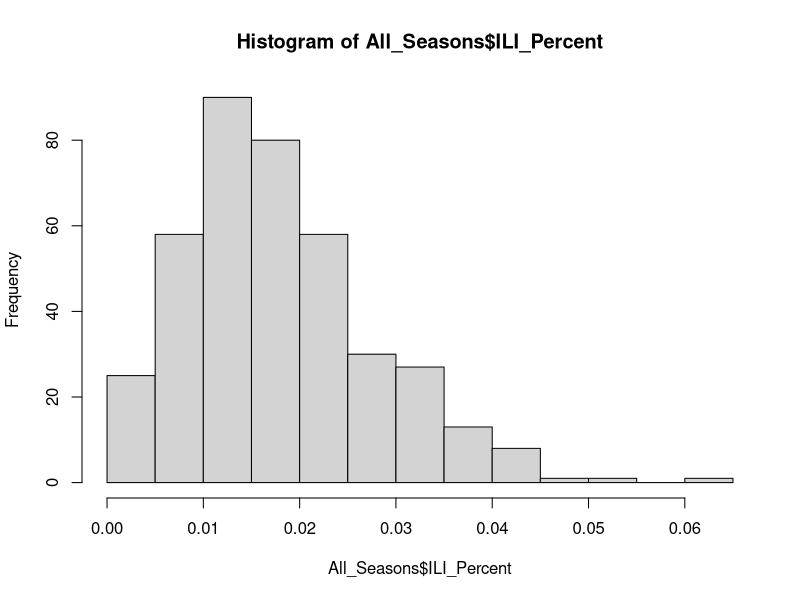
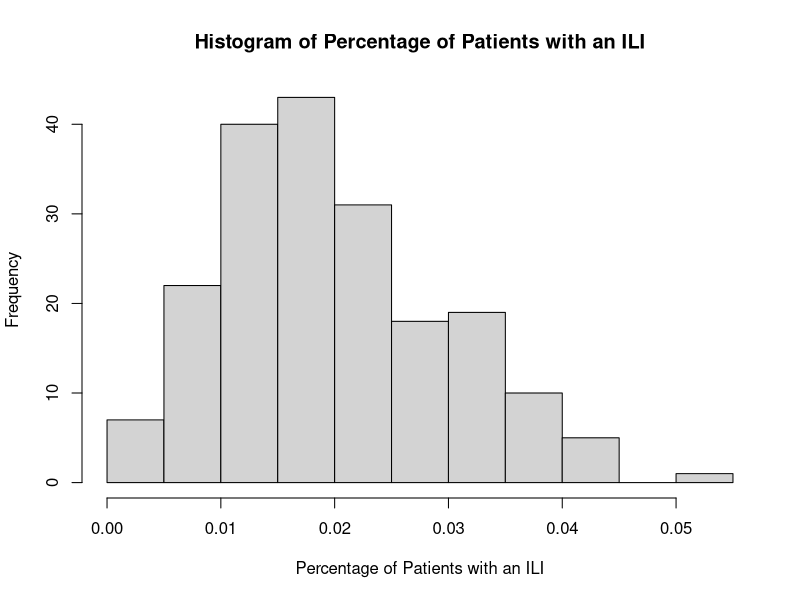
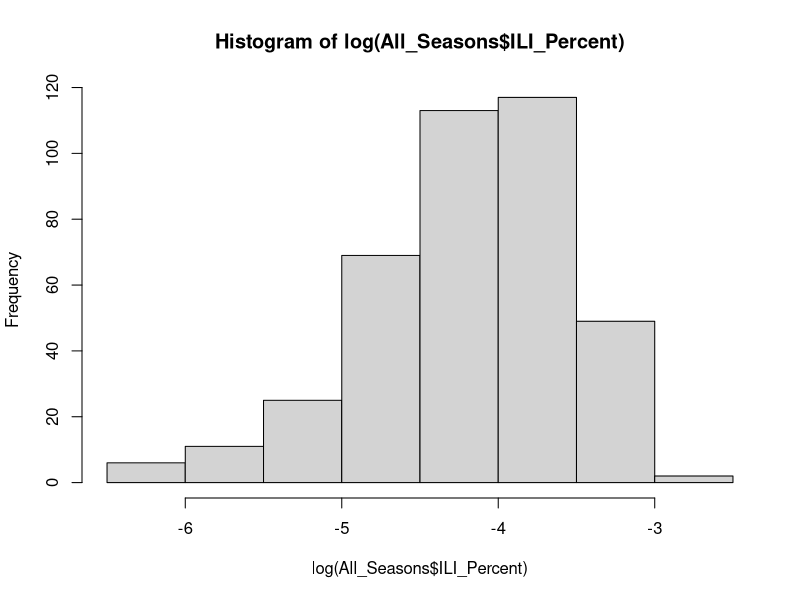
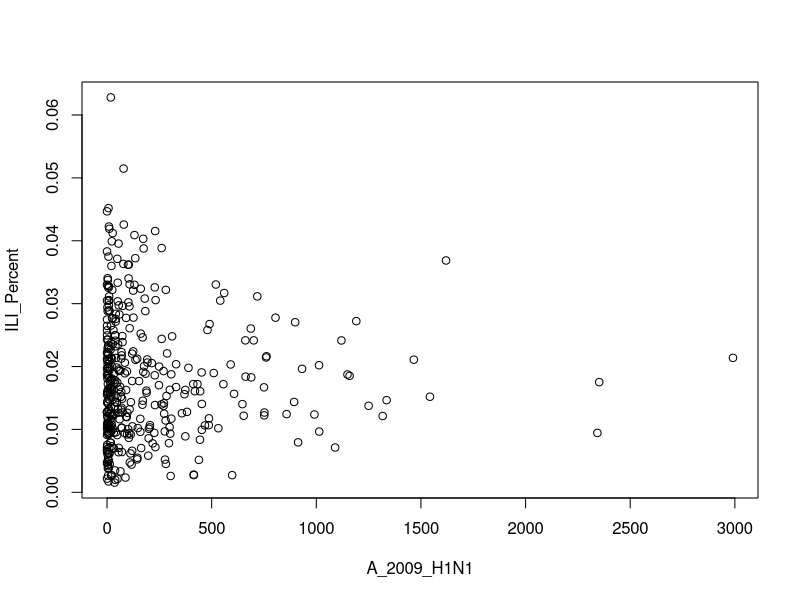
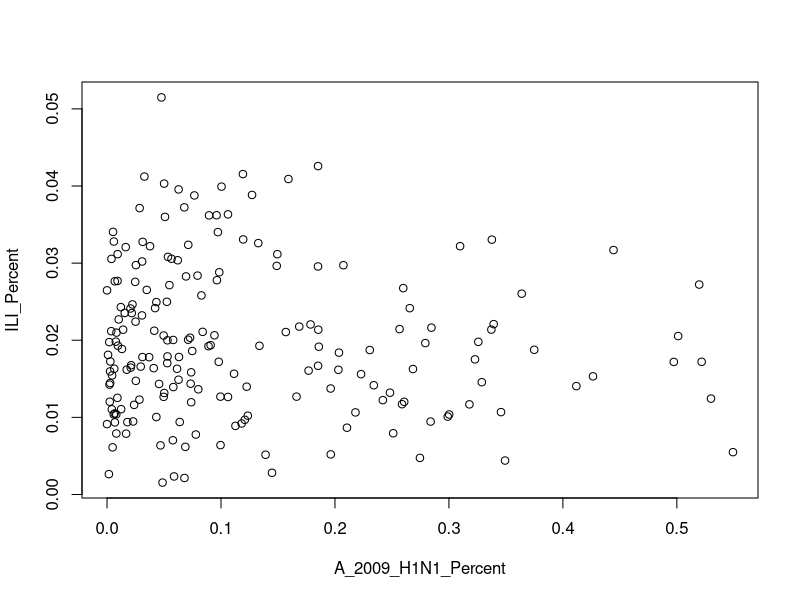
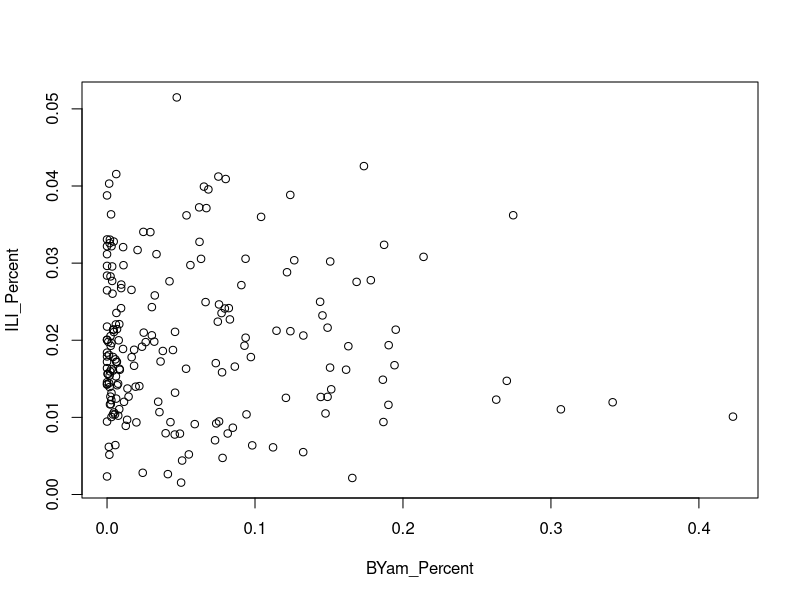
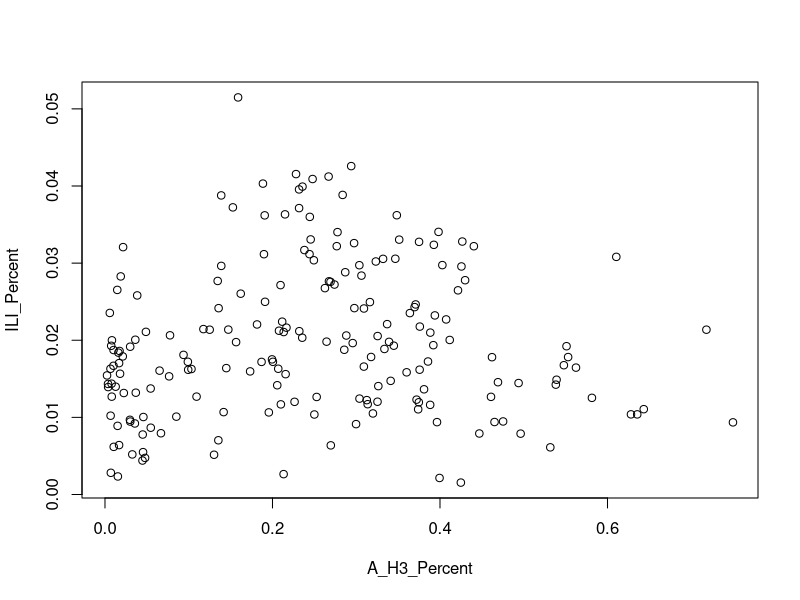
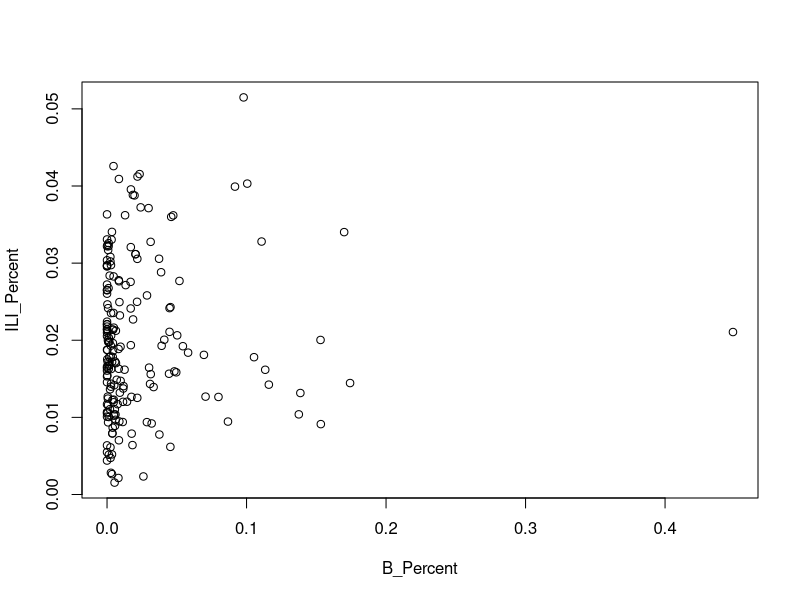

The R source for these figures, in order: (Note: this script raises an error after producing the figures.)
## ---- chunk 1
library('plyr')
library('car')
library('kableExtra')
library('glmnet')
library('xtable')
library('caret')
library('e1071')
library('pROC')
library('arm')
library('lme4')



## ---- chunk 2
#import the data
All_Seasons <- read.csv('Final_Frame_Stat.csv')
Before_2015 <- read.csv('Up_To_2016_Frame.csv')
After_2015 <- read.csv('After_2016_Frame.csv')
print(All_Seasons)
print(After_2015)
After_2015$State <- After_2015$REGION

## ---- chunk 3
hist(All_Seasons$ILI_Percent)
hist(After_2015$ILI_Percent, main = 'Histogram of Percentage of Patients with an ILI', xlab = 'Percentage of Patients with an ILI')
?hist
hist(log(All_Seasons$ILI_Percent))
plot(ILI_Percent~A_2009_H1N1, data = All_Seasons)
plot(ILI_Percent~A_2009_H1N1_Percent, data = After_2015)
plot(ILI_Percent~BYam_Percent, data = After_2015)
plot(ILI_Percent~A_H3_Percent, data = After_2015)
plot(ILI_Percent~B_Percent, data = After_2015)
plot(ILI_Percent~H3N2v_Percent, data = After_2015)
plot(ILI_Percent~BVic_Percent, data = After_2015)

## ---- chunk 4
#make a new dataframe without the NA's
Dropped_All_Seasons <- All_Seasons
Dropped_All_Seasons <- subset(All_Seasons, select =  c(REGION,ILI_Percent, A_2009_H1N1, B, H3N2v))
Dropped_All_Seasons <- drop_na(Dropped_All_Seasons)
print(Dropped_All_Seasons)

fullmodel_all <- lmer(ILI_Percent~ A_2009_H1N1 + B + H3N2v + (1 | REGION), data = All_Seasons)
summary(fullmodel_all)

car::vif(fullmodel_all)
plot
fullmodel_all_Percents <- lmer(ILI_Percent~ A_2009_H1N1_Percent + B_Percent + H3N2v_Percent + (1 | REGION), data = All_Seasons)
summary(fullmodel_all_Percents)

## ---- chunk 5

fullmodel_before <- lmer(ILI_Percent~ A_2009_H1N1 + B + H3N2v + A_H1 + (1 | REGION), data = Before_2015)
summary(fullmodel_before)

fullmodel_before_Percent <- lmer(ILI_Percent~ A_2009_H1N1 + B + H3N2v + A_H1 + (1| REGION), data = Before_2015)
summary(fullmodel_before_Percent)
## ---- chunk 6
fullmodel_after <- lmer(ILI_Percent~ A_2009_H1N1 + B + BYam + A_H3 + BVic + H3N2v + (1 | REGION), data = After_2015)
summary(fullmodel_after)

fullmodel_after_Percents <- lmer(ILI_Percent~ A_2009_H1N1_Percent + B_Percent + BYam_Percent + A_H3_Percent + BVic_Percent + H3N2v_Percent + (1 | State), data = After_2015)
summary(fullmodel_after_Percents)

ranef(fullmodel_after_Percents)

simple_model <- lmer(ILI_Percent~ A_2009_H1N1_Percent + (1 | REGION), data = After_2015)

forward_model <- step(object = fullmodel_after_Percents, direction = 'stepwise', trace = 0, scope = simple_model)
print(forward_model)
saved_model_reconstruct <- lmer(ILI_Percent~BYam_Percent + A_H3_Percent + A_2009_H1N1_Percent + B_Percent + (1 | REGION), data = After_2015)
car::vif(saved_model_reconstruct)
AIC(saved_model_reconstruct)

full_model_predict <- predict(fullmodel_after_Percents)

plot(full_model_predict)

car::vif(fullmodel_after_Percents)
AIC(fullmodel_after_Percents)
BIC(fullmodel_after_Percents)
plot(fullmodel_after_Percents)
backlm_after_Percents <- step(fullmodel_after_Percents, direction = 'backward', trace = 0)
backlm_after_Percents
resid_after_2015 <- resid(fullmodel_after_Percents)
plot(resid_after_2015)

plot(ranef(fullmodel_after_Percents))

randoms<-ranef(fullmodel_after_Percents, condVar = TRUE)
qq <- attr(ranef(fullmodel_after_Percents, condVar = TRUE)[[1]], "postVar")

rand.interc<-randoms$Batch
df<-data.frame(Intercepts=randoms$Batch[,1],sd.interc=2*sqrt(qq[,,1:length(qq)]),lev.names=rownames(rand.interc))

qqmath.ranef.mer()
dotplot.ranef.mer()
dotplot(ranef(fullmodel_after_Percents),col.lab = 'red', cex.lab = 0.1)
?dotplot
qqnorm(fullmodel_after_Percents)
xtable(fullmodel_after_Percents)
summary(fullmodel_after_Percents)
confint(fullmodel_after_Percents)
qqnorm(residuals(fullmodel_after_Percents));qqline(residuals(fullmodel_after_Percents))

resid_after_2015 <- resid(fullmodel_after_Percents)
plot(resid_after_2015)
## ---- chunk 7

log_model <- glmer(cbind(ILITOTAL, TOTAL.PATIENTS)~A_2009_H1N1_Percent + B_Percent + BYam_Percent + A_H3_Percent + BVic_Percent + H3N2v_Percent + (1 | REGION), data = After_2015, family = binomial)

summary(log_model)

conffull <-confusionMatrix(as.factor(ifelse(fitted(log_model)>=0.5, '0', '1')), factor(cbind(After_2015$ILITOTAL, After_2015$TOTAL.PATIENTS)), positive = '1')
conffull$overall['Accuracy']

invisible(roc(smokedata$gestation,fitted(fullmodel),plot=T,print.thres=c(0.3,0.5,0.7),legacy.axes=T, print.auc =T,col="red3"))

ranef(log_model)

dotplot(ranef(log_model))

log_model_2 <- 

car::vif(log_model)
AIC(log_model)
BIC(log_model)

back_log_model <- step(object = log_model, direction = 'backwards', trace = 0)
## ---- chunk 8
#Model Formation and Selection
#Full Model

fullmodel_after_Percents <- lmer(ILI_Percent~ A_2009_H1N1_Percent + B_Percent + BYam_Percent + A_H3_Percent + BVic_Percent + H3N2v_Percent + (1 | State), data = After_2015)
summary(fullmodel_after_Percents)

ranef(fullmodel_after_Percents)
plot(ranef(fullmodel_after_Percents))

car::vif(fullmodel_after_Percents)
AIC(fullmodel_after_Percents)
BIC(fullmodel_after_Percents)
plot(fullmodel_after_Percents)
qqnorm(residuals(fullmodel_after_Percents));qqline(residuals(fullmodel_after_Percents))

#Drop B Victoria and H3N2v
Dropped_Bvic_H3N2v <- lmer(ILI_Percent~ A_2009_H1N1_Percent + B_Percent + BYam_Percent + A_H3_Percent + (1 | State), data = After_2015)
summary(Dropped_Bvic_H3N2v)

ranef(Dropped_Bvic_H3N2v)
plot(ranef(Dropped_Bvic_H3N2v))

car::vif(Dropped_Bvic_H3N2v)
AIC(Dropped_Bvic_H3N2v)
BIC(Dropped_Bvic_H3N2v)
plot(Dropped_Bvic_H3N2v)
qqnorm(residuals(Dropped_Bvic_H3N2v));qqline(residuals(Dropped_Bvic_H3N2v))

#All A
All_A_Percents <- lmer(ILI_Percent~ A_2009_H1N1_Percent + A_H3_Percent + H3N2v_Percent + (1 | State), data = After_2015)
summary(All_A_Percents)

car::vif(All_A_Percents)
AIC(All_A_Percents)
BIC(All_A_Percents)

#All B
All_B_Percents <- lmer(ILI_Percent~ B_Percent + BYam_Percent  + BVic_Percent + (1 | State), data = After_2015)
summary(All_B_Percents)

car::vif(All_B_Percents)
AIC(All_B_Percents)
BIC(All_B_Percents)

#Interaction Terms
Interactions_model <- lmer(ILI_Percent~ A_2009_H1N1_Percent + B_Percent + BYam_Percent + A_H3_Percent + BVic_Percent + H3N2v_Percent + (1 | State) + B_Percent:BYam_Percent + A_H3_Percent:H3N2v_Percent, data = After_2015)
summary(Interactions_model)

car::vif(Interactions_model)
AIC(Interactions_model)
BIC(Interactions_model)


## ---- chunk 9
summary(fullmodel_after_Percents)

confint(fullmodel_after_Percents)

## ---- chunk 10
anova(fullmodel_after_Percents, Dropped_Bvic_H3N2v)
anova(fullmodel_after_Percents, All_A_Percents)
anova(fullmodel_after_Percents, All_B_Percents)
anova(fullmodel_after_Percents, Interactions_model)
